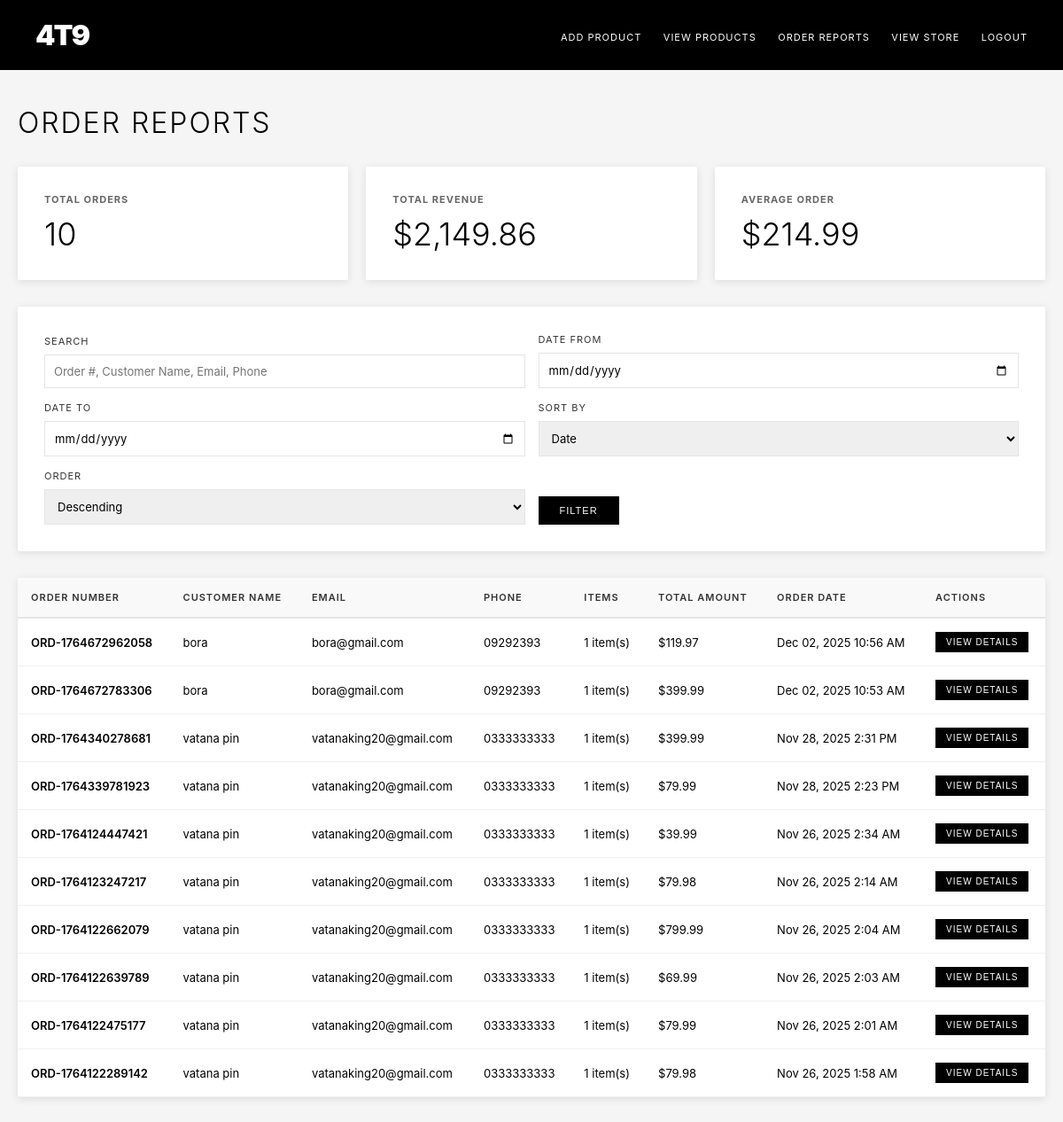
/admin/order_reports.php (signed in), run on the app's committed database.
### tables this page shows
CREATE TABLE `orders` (
  `id` int NOT NULL,
  `order_number` varchar(50) NOT NULL,
  `customer_name` varchar(255) NOT NULL,
  `customer_phone` varchar(50) NOT NULL,
  `customer_email` varchar(255) NOT NULL,
  `total_amount` decimal(10,2) NOT NULL,
  `order_date` timestamp NULL DEFAULT CURRENT_TIMESTAMP
);

### admin/order_reports.php (the view, shortened to what this page needs)
<?php
require_once '../includes/db.php';
$searchQuery = $_GET['search'] ?? '';
$dateFrom = $_GET['date_from'] ?? '';
$dateTo = $_GET['date_to'] ?? '';
$sortBy = $_GET['sort_by'] ?? 'order_date';
$sortOrder = $_GET['sort_order'] ?? 'DESC';
$sql = "SELECT o.*,
        (SELECT COUNT(*) FROM order_items oi WHERE oi.order_id = o.id) as item_count
        FROM orders o
        WHERE 1=1";
$params = [];
$allowedSortColumns = ['order_date', 'order_number', 'customer_name', 'total_amount'];
$sortBy = in_array($sortBy, $allowedSortColumns) ? $sortBy : 'order_date';
$sortOrder = ($sortOrder === 'ASC') ? 'ASC' : 'DESC';
$sql .= " ORDER BY o.$sortBy $sortOrder";
try {
    $stmt = $pdo->prepare($sql);
    $stmt->execute($params);
    $orders = $stmt->fetchAll(PDO::FETCH_ASSOC);
    $totalOrders = count($orders);
    $totalRevenue = array_sum(array_column($orders, 'total_amount'));
} catch (PDOException $e) {
    $orders = [];
    $error = "Database error: " . $e->getMessage();
}
?>
<!DOCTYPE html>
<html lang="en">
<head>
</head>
<body>
    <div class="admin-header">
        <div class="admin-logo">4T9</div>
        <div class="admin-nav">
            <a href="dashboard.php">Add Product</a>
            <a href="view_products.php">View Products</a>
            <a href="order_reports.php">Order Reports</a>
            <a href="../home.php">View Store</a>
            <a href="logout.php">Logout</a>
        </div>
    </div>
    <div class="container">
        <h1 class="page-title">Order Reports</h1>
        <div class="summary-cards">
            <div class="summary-card">
                <h3>Total Orders</h3>
                <div class="value"><?php echo number_format($totalOrders ?? 0); ?></div>
            </div>
            <div class="summary-card">
                <h3>Total Revenue</h3>
                <div class="value">$<?php echo number_format($totalRevenue ?? 0, 2); ?></div>
            </div>
            <div class="summary-card">
                <h3>Average Order</h3>
                <div class="value">$<?php echo $totalOrders > 0 ? number_format(($totalRevenue ?? 0) / $totalOrders, 2) : '0.00'; ?></div>
            </div>
        </div>
        <div class="filter-card">
            <form method="GET" class="filter-form">
                <div class="form-group">
                    <label for="search">Search</label>
                    <input type="text" id="search" name="search" placeholder="Order #, Customer Name, Email, Phone" value="<?php echo htmlspecialchars($searchQuery); ?>">
                </div>
                <div class="form-group">
                    <label for="date_from">Date From</label>
                    <input type="date" id="date_from" name="date_from" value="<?php echo htmlspecialchars($dateFrom); ?>">
                </div>
                <div class="form-group">
                    <label for="date_to">Date To</label>
                    <input type="date" id="date_to" name="date_to" value="<?php echo htmlspecialchars($dateTo); ?>">
                </div>
                <div class="form-group">
                    <label for="sort_by">Sort By</label>
                    <select id="sort_by" name="sort_by">
                        <option value="order_date" <?php echo $sortBy === 'order_date' ? 'selected' : ''; ?>>Date</option>
                    </select>
                </div>
                <div class="form-group">
                    <label for="sort_order">Order</label>
                    <select id="sort_order" name="sort_order">
                        <option value="DESC" <?php echo $sortOrder === 'DESC' ? 'selected' : ''; ?>>Descending</option>
                    </select>
                </div>
                <div class="form-group">
                    <button type="submit" class="btn">Filter</button>
                </div>
            </form>
        </div>
        <?php if (!empty($orders)): ?>
        <div class="orders-table">
            <table>
                <thead>
                    <tr>
                        <th>Order Number</th>
                        <th>Customer Name</th>
                        <th>Email</th>
                        <th>Phone</th>
                        <th>Items</th>
                        <th>Total Amount</th>
                        <th>Order Date</th>
                        <th>Actions</th>
                    </tr>
                </thead>
                <tbody>
                    <?php foreach ($orders as $order): ?>
                    <tr>
                        <td class="order-number"><?php echo htmlspecialchars($order['order_number']); ?></td>
                        <td><?php echo htmlspecialchars($order['customer_name']); ?></td>
                        <td><?php echo htmlspecialchars($order['customer_email']); ?></td>
                        <td><?php echo htmlspecialchars($order['customer_phone']); ?></td>
                        <td><?php echo $order['item_count']; ?> item(s)</td>
                        <td>$<?php echo number_format($order['total_amount'], 2); ?></td>
                        <td><?php echo date('M d, Y g:i A', strtotime($order['order_date'])); ?></td>
                        <td>
                            <button class="view-btn" onclick="viewOrder(<?php echo $order['id']; ?>)">View Details</button>
                        </td>
                    </tr>
                    <?php endforeach; ?>
                </tbody>
            </table>
        </div>
        <?php else: ?>
        <div class="no-orders">
            <p>No orders found matching your criteria.</p>
        </div>
        <?php endif; ?>
    </div>
</body>
</html>

### admin/order_reports.php (style rules this page uses)
* { margin: 0; padding: 0; box-sizing: border-box; }
body { font-family: -apple-system, BlinkMacSystemFont, 'Segoe UI', Roboto, 'Helvetica Neue', Arial, sans-serif; background: #f5f5f5; }
.admin-header { background: #000; color: #fff; padding: 20px 40px; display: flex; justify-content: space-between; align-items: center; }
.admin-logo { font-size: 32px; font-weight: 900; letter-spacing: -2px; }
.admin-nav a { color: #fff; text-decoration: none; margin-left: 20px; font-size: 11px; letter-spacing: 1px; text-transform: uppercase; }
.container { max-width: 1400px; margin: 40px auto; padding: 0 20px; }
.page-title { font-size: 32px; font-weight: 300; letter-spacing: 2px; text-transform: uppercase; margin-bottom: 30px; }
.summary-cards { display: grid; grid-template-columns: repeat(auto-fit, minmax(250px, 1fr)); gap: 20px; margin-bottom: 30px; }
.summary-card { background: #fff; padding: 30px; border-radius: 2px; box-shadow: 0 2px 10px rgba(0,0,0,0.1); }
.summary-card h3 { font-size: 11px; letter-spacing: 1px; text-transform: uppercase; color: #666; margin-bottom: 10px; }
.summary-card .value { font-size: 36px; font-weight: 300; color: #000; }
.filter-card { background: #fff; padding: 30px; border-radius: 2px; box-shadow: 0 2px 10px rgba(0,0,0,0.1); margin-bottom: 30px; }
.filter-form { display: grid; grid-template-columns: 2fr 1fr 1fr 1fr 1fr auto; gap: 15px; align-items: end; }
.form-group label { display: block; font-size: 11px; letter-spacing: 1px; text-transform: uppercase; margin-bottom: 8px; color: #333; }
.form-group input, .form-group select { width: 100%; padding: 10px; border: 1px solid #e5e5e5; font-size: 13px; outline: none; transition: border 0.3s; font-family: inherit; }
.btn { padding: 10px 24px; background: #000; color: #fff; border: none; font-size: 11px; letter-spacing: 1px; text-transform: uppercase; cursor: pointer; transition: background 0.3s; text-decoration: none; display: inline-block; }
.orders-table { background: #fff; border-radius: 2px; box-shadow: 0 2px 10px rgba(0,0,0,0.1); overflow: hidden; }
table { width: 100%; border-collapse: collapse; }
thead { background: #f9f9f9; }
th { padding: 15px; text-align: left; font-size: 11px; letter-spacing: 1px; text-transform: uppercase; font-weight: 600; color: #333; border-bottom: 2px solid #e5e5e5; }
td { padding: 15px; border-bottom: 1px solid #f0f0f0; font-size: 13px; }
.order-number { font-weight: 600; color: #000; }
.view-btn { padding: 6px 12px; background: #000; color: #fff; border: none; font-size: 10px; letter-spacing: 1px; text-transform: uppercase; cursor: pointer; transition: background 0.3s; }
@media (max-width: 1200px) { .filter-form { grid-template-columns: 1fr 1fr; } }

### data on the page
orders: order_number "ORD-1764672962058", customer_name "bora", customer_email "bora@gmail.com", customer_phone "09292393", item_count "1", total_amount "119.97", order_date "Dec 02, 2025 10:56 AM"
orders: order_number "ORD-1764672783306", customer_name "bora", customer_email "bora@gmail.com", customer_phone "09292393", item_count "1", total_amount "399.99", order_date "Dec 02, 2025 10:53 AM"
orders: order_number "ORD-1764340278681", customer_name "vatana pin", customer_email "vatanaking20@gmail.com", customer_phone "0333333333", item_count "1", total_amount "399.99", order_date "Nov 28, 2025 2:31 PM"
orders: order_number "ORD-1764339781923", customer_name "vatana pin", customer_email "vatanaking20@gmail.com", customer_phone "0333333333", item_count "1", total_amount "79.99", order_date "Nov 28, 2025 2:23 PM"
orders: order_number "ORD-1764124447421", customer_name "vatana pin", customer_email "vatanaking20@gmail.com", customer_phone "0333333333", item_count "1", total_amount "39.99", order_date "Nov 26, 2025 2:34 AM"
orders: order_number "ORD-1764123247217", customer_name "vatana pin", customer_email "vatanaking20@gmail.com", customer_phone "0333333333", item_count "1", total_amount "79.98", order_date "Nov 26, 2025 2:14 AM"
orders: order_number "ORD-1764122662079", customer_name "vatana pin", customer_email "vatanaking20@gmail.com", customer_phone "0333333333", item_count "1", total_amount "799.99", order_date "Nov 26, 2025 2:04 AM"
orders: order_number "ORD-1764122639789", customer_name "vatana pin", customer_email "vatanaking20@gmail.com", customer_phone "0333333333", item_count "1", total_amount "69.99", order_date "Nov 26, 2025 2:03 AM"
orders: order_number "ORD-1764122475177", customer_name "vatana pin", customer_email "vatanaking20@gmail.com", customer_phone "0333333333", item_count "1", total_amount "79.99", order_date "Nov 26, 2025 2:01 AM"
orders: order_number "ORD-1764122289142", customer_name "vatana pin", customer_email "vatanaking20@gmail.com", customer_phone "0333333333", item_count "1", total_amount "79.98", order_date "Nov 26, 2025 1:58 AM"

### other printed values
$totalOrders "10"
$totalRevenue "2,149.86"
